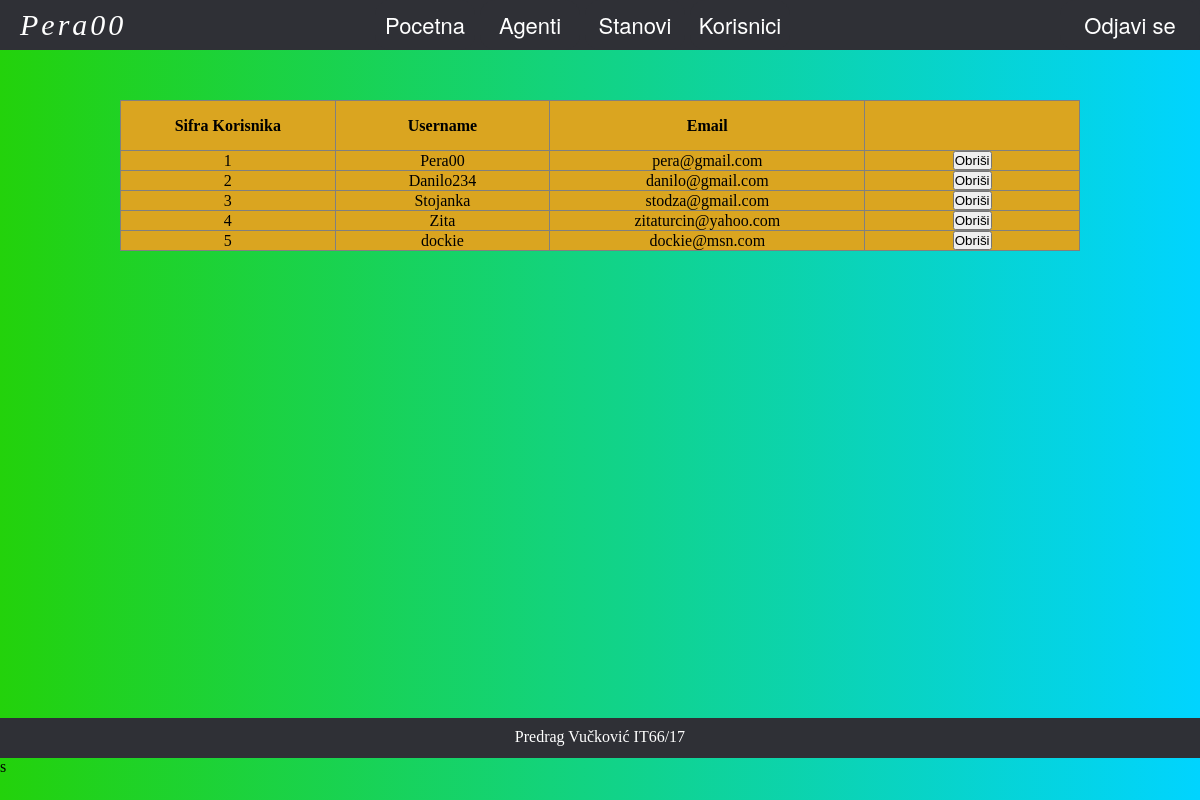
Screenshot of /korisnici.php (signed in) with the database file from the repository.
### tables this page shows
CREATE TABLE IF NOT EXISTS `korisnik` (
  `SifraK` int(11) NOT NULL AUTO_INCREMENT,
  `username` varchar(30) NOT NULL,
  `mail` varchar(30) NOT NULL,
  `pass` varchar(255) NOT NULL,
  PRIMARY KEY (`SifraK`)
);

### korisnici.php (the view, shortened to what this page needs)
<!DOCTYPE html>
<html>
<head>
	<link rel="stylesheet" type="text/css" href="CSS/style.css">
</head>
<body>
	<?php
			if (isset($_SESSION['username'])) {
			$server="localhost";
			$sqlusername="root";
			$sifra="";
			$imeBaze="nekretnine";
			$username=$_SESSION['username'];
			$konekcija=mysqli_connect($server,$sqlusername,$sifra,$imeBaze);
		echo '<div class="navbar"><form action="logout.php" metod="POST"><button type="submit" id="odjava">Odjavi se</button></form><p>'.$username.'</p><div class="nav">
			<ul id="meni">
		<li><a href="home.php">Pocetna</a></li>
		<li><a href="agenti.php">Agenti</a></li>
		<li><a href="stanovi.php">Stanovi</a></li>
		<li><a href="korisnici.php">Korisnici</a></li>
		</ul>
		</div>
		</div>';
			echo "<table border=1px class='tabela'>
				<th>Sifra Korisnika</th>
				<th>Username</th>
				<th>Email</th>
				<th></th>";
			$sql="SELECT * FROM korisnik";
			$rez=mysqli_query($konekcija, $sql);
			while ( $red=mysqli_fetch_assoc($rez) ) {
				$a1=$red['SifraK'];
				$a2=$red['username'];
				$a4=$red['mail'];
				echo "<tr>
				 <td>$a1</td>
				 <td>$a2</td>
				 <td>$a4</td>
				 <td><form action='obrisi.php' method='post'>
						<input type='hidden' name='SifraK' value='$a1'>
						<button type='submit' name='obrisi'>Obriši</button>
						</form></td>
				 </tr>";
			}
			echo "</table>";
	}
	?>
		<div class="footer">
			<p>Predrag Vučković IT66/17</p>
		</div>s
</body>
</html>

### CSS/style.css (style rules this page uses)
* { margin: 0; padding: 0; box-sizing: border-box; }
body { background-image: linear-gradient(to right,#23d20b,#00d4ff); }
ul { list-style-type: none; padding:0; }
li { display:inline-block; margin-right:1px; }
li a { display:block; width:100px; height:50px; text-align:center; line-height:50px; font-family:"Helvetica Neue", Helvetica, Arial, sans-serif; color:#fff; background:#2f3036; text-decoration:none; border-radius: 15px; font-size: 22px; }
.nav { margin: 0 auto; width: 450px; }
.navbar { background:#2f3036; }
#odjava { float: right; display:block; width:140px; height:50px; line-height:50px; font-family:"Helvetica Neue", Helvetica, Arial, sans-serif; color:#fff; background:#2f3036; border-radius: 15px; border: none; font-size: 22px; }
.navbar p { color: white; display: inline; float: left; font-size: 30px; letter-spacing: .1em; line-height: 50px; font-style: italic; margin-left: 20px; }
.footer { background: #2f3036;; color:white; width: 100%; height: 40px; text-align: center; font-family: verdana; padding:10px 15px; box-sizing: border-box; position: relative; overflow: hidden; display: block; margin-right: auto; margin-left: auto; margin-top: 467px; }
.tabela { margin:auto; margin-top: 50px; border-collapse: collapse; background-color: #DAA520; width: 80%; }
.tabela th { height: 50px; width: 100px; }
.tabela td { text-align: center; }

### rows the page displays
korisnik: SifraK "1", username "Pera00", mail "pera@gmail.com"
korisnik: SifraK "2", username "Danilo234", mail "danilo@gmail.com"
korisnik: SifraK "3", username "Stojanka", mail "stodza@gmail.com"
korisnik: SifraK "4", username "Zita", mail "zitaturcin@yahoo.com"
korisnik: SifraK "5", username "dockie", mail "dockie@msn.com"

### other values shown
$username "Pera00"
